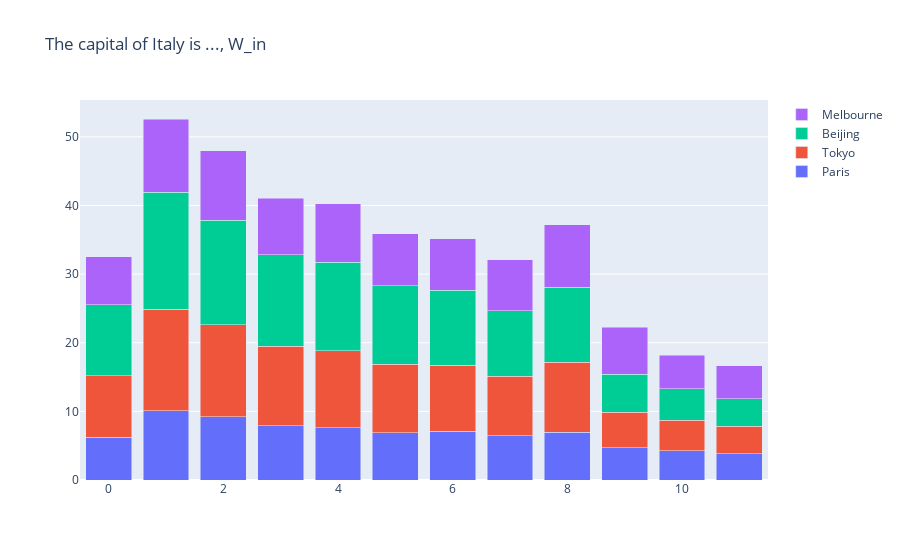

Write notebook code for a chart like this one.
### Code cell
fig = go.Figure(data=[
    go.Bar(name=cities[i], x=x, y=[
      np.linalg.norm(diff_df.loc[(rome_bases[0], cities[i], "Rome", "W_in", layer), "Gradient"])
      for layer in range(12)])
    for i in range(len(cities)) if i != 1
])
fig.update_layout(
    barmode='stack',
    title=f'{rome_bases[0]} ..., W_in',
)
fig.show()

### Figure 1 — Plotly figure (JSON) as saved in the notebook; plotly's stock layout.template omitted (floating-point values rounded to 4 significant figures)
{"data": [{"name": "Paris", "type": "bar", "x": [0, 1, 2, 3, 4, 5, 6, 7, 8, 9, 10, 11], "y": [6.24, 10.08, 9.219, 7.874, 7.64, 6.888, 7.086, 6.421, 6.954, 4.7, 4.288, 3.825]}, {"name": "Tokyo", "type": "bar", "x": [0, 1, 2, 3, 4, 5, 6, 7, 8, 9, 10, 11], "y": [8.966, 14.81, 13.41, 11.58, 11.18, 9.944, 9.648, 8.712, 10.18, 5.205, 4.388, 3.987]}, {"name": "Beijing", "type": "bar", "x": [0, 1, 2, 3, 4, 5, 6, 7, 8, 9, 10, 11], "y": [10.36, 17.02, 15.23, 13.35, 12.92, 11.48, 10.94, 9.53, 10.96, 5.52, 4.65, 4.004]}, {"name": "Melbourne", "type": "bar", "x": [0, 1, 2, 3, 4, 5, 6, 7, 8, 9, 10, 11], "y": [6.969, 10.7, 10.13, 8.279, 8.483, 7.589, 7.502, 7.43, 9.11, 6.841, 4.826, 4.845]}], "layout": {"barmode": "stack", "title": {"text": "The capital of Italy is ..., W_in"}}}
